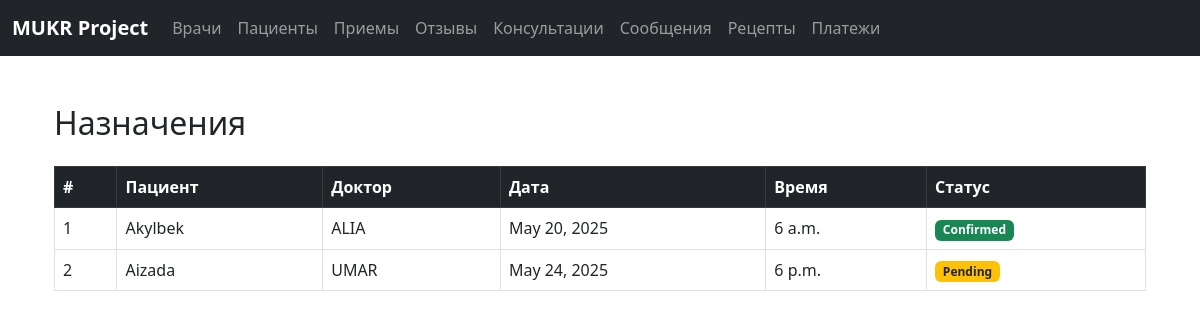
Page /appointments/ on the earlier database version.
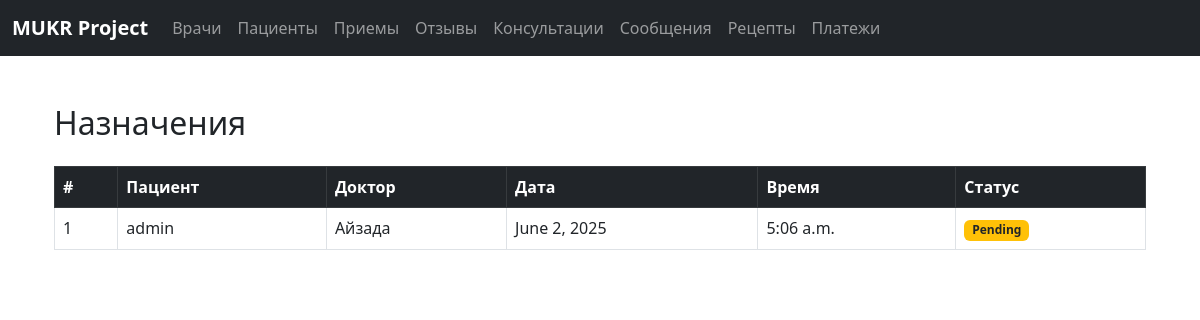
Same page on the later database version.
### app/models.py (models this page shows, shortened)
class Appointment(models.Model):
    patient = models.ForeignKey(CustomUser, on_delete=models.CASCADE, related_name='appointments')
    doctor = models.ForeignKey('Doctor', on_delete=models.CASCADE, related_name='appointments')
    date = models.DateField()
    time = models.TimeField()
    status = models.CharField(
        max_length=20,
        choices=[('Ожидание', 'Ожидание'), ('Подтверждено', 'Подтверждено'), ('Отменено', 'Отменено')],
        default='pending'
    )

class CustomUser(AbstractUser):
    phone_number = models.CharField(max_length=20, unique=True, null=True, blank=True)

class Doctor(models.Model):
    name = models.CharField(max_length=100)
    specialization = models.CharField(max_length=100)
    experience = models.IntegerField()
    phone_number = models.CharField(max_length=20)
    image = models.ImageField(upload_to='doctors/', null=True, blank=True)  # Позволяет пустые значения
    email = models.EmailField()

### app/views.py (the view)
# urls.py: path('appointments/', views.appointment_list, name='appointment_list'),
def appointment_list(request):
    return render(request, 'appointments/appointment_list.html', {'appointments': Appointment.objects.all()})

### app/templates/appointments/appointment_list.html
{% extends 'base.html' %}
{% load static %}
{% block content %}
<div class="container mt-5">
    <h2 class="mb-4">Назначения</h2>
    <div class="table-responsive">
        <table class="table table-hover table-bordered">
            <thead class="table-dark">
                <tr>
                    <th>#</th>
                    <th>Пациент</th>
                    <th>Доктор</th>
                    <th>Дата</th>
                    <th>Время</th>
                    <th>Статус</th>
                </tr>
            </thead>
            <tbody>
                {% for appointment in appointments %}
                <tr>
                    <td>{{ forloop.counter }}</td>
                    <td>{{ appointment.patient.username }}</td>
                    <td>{{ appointment.doctor.name }}</td>
                    <td>{{ appointment.date }}</td>
                    <td>{{ appointment.time }}</td>
                    <td>
                        <span class="badge {% if appointment.status == 'confirmed' %}bg-success{% elif appointment.status == 'pending' %}bg-warning text-dark{% else %}bg-danger{% endif %}">
                            {{ appointment.status|title }}
                        </span>
                    </td>
                </tr>
                {% empty %}
                <tr>
                    <td colspan="6" class="text-center">No appointments available.</td>
                </tr>
                {% endfor %}
            </tbody>
        </table>
    </div>
</div>
{% endblock %}

### app/templates/base.html (shortened to what this page needs)
<!DOCTYPE html>
<html lang="en">
<head>
    {% load static %}
    <link href="https://cdn.jsdelivr.net/npm/bootstrap@5.3.0/dist/css/bootstrap.min.css" rel="stylesheet">
    <link href="{% static 'css/style.css' %}" rel="stylesheet">
    <link rel="stylesheet" href="https://cdn.jsdelivr.net/npm/bootstrap-icons@1.10.5/font/bootstrap-icons.css">
    <link href="https://cdn.jsdelivr.net/npm/bootstrap-icons@1.10.5/font/bootstrap-icons.css" rel="stylesheet">
</head>
<body>
<nav class="navbar navbar-expand-lg navbar-dark bg-dark">
    <div class="container-fluid">
        <a class="navbar-brand" href="/">MUKR Project</a>
        <div class="collapse navbar-collapse">
            <ul class="navbar-nav">
                <li class="nav-item"><a class="nav-link" href="/doctors/">Врачи</a></li>
                <li class="nav-item"><a class="nav-link" href="/patients/">Пациенты</a></li>
                <li class="nav-item"><a class="nav-link" href="/appointments/">Приемы</a></li>
                <li class="nav-item"><a class="nav-link" href="/reviews/">Отзывы</a></li>
                <li class="nav-item"><a class="nav-link" href="/consultations/">Консультации</a></li>
                <li class="nav-item"><a class="nav-link" href="/messages/">Сообщения</a></li>
                <li class="nav-item"><a class="nav-link" href="/prescriptions/">Рецепты</a></li>
                <li class="nav-item"><a class="nav-link" href="/payments/">Платежи</a></li>
            </ul>
        </div>
    </div>
</nav>
<div class="container mt-4">
    {% block content %}{% endblock %}
</div>
</body>
</html>
</html>

### app/static/css/style.css (style rules this page uses)
body { background-color: #f8f9fa; }
.navbar-brand { font-weight: bold; }
.table th, .table td { vertical-align: middle; }

### app/templates/base.html (style rules this page uses)
body { background-color: white; position: relative; min-height: 100vh; margin: 0; padding: 0; }

Differences in the rows shown:
removed Appointment: patient.username "Akylbek", doctor.name "ALIA", date "May 20, 2025", time "6 a.m.", status "Confirmed"
removed Appointment: patient.username "Aizada", doctor.name "UMAR", date "May 24, 2025", time "6 p.m.", status "Pending"
added Appointment: patient.username "admin", doctor.name "Айзада", date "June 2, 2025", time "5:06 a.m.", status "Pending"
